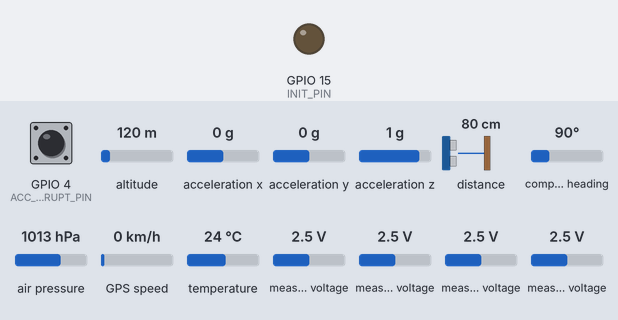
The sketch below on a simulated ESP8266 (NodeMCU). On the bench: output pins drawn as LEDs (lit = HIGH). Wiring (inferred from the names in the program): MPU-9250 motion sensor at I2C address 0x68. The inputs (shaded band) are chosen by the test bench; at power-on: GPIO 4 (ACC_INTERRUPT_PIN) HIGH, altitude 120 m, acceleration x 0 g, acceleration y 0 g, acceleration z 1 g, distance to the obstacle 80 cm, compass heading 90°, air pressure 1013 hPa, GPS speed 0 km/h, temperature 24 °C, measured voltage 2.5 V. WiFi joins after 1.5 s; servers stay silent unless stated; the GPS gets a fix after 3 s at 37.7749, -122.4194 with 8 satellites; pins used as bus, display or sensor lines are not drawn; what the sketch prints to the serial monitor is not drawn. At 7.0 s the program puts the board to deep sleep or switches it off; the recording ends there.

Above: at 0.1 s.
Timing chart, 0 to 1.9 s (numbered marks = the images above):
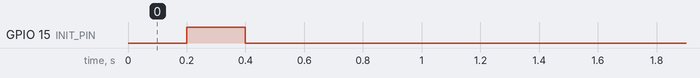

The sketch:

mainProgram.ino
```cpp
// (licence header left out)
//// IMPORT EXTERNAL LIBRARIES ////
#include "System_Configuration.h"  // System configuration.
#include "Sensors.h"               // Sensor-related miscellaneous.
#include "Interruptions.h"         // Wake on Motion & Deep Sleep.
#include "REST_Server.h"           // REST Server API.
#include "GPS_A2235.h"             // GPS receiver.

//----------------------------------------------------------------------
// Initial configuration.
//----------------------------------------------------------------------
void setup() {
    // Initial system configuration.
    init_setup();

    // GPS receiver configuration.
    setupGPS();

    // Pressure sensor configuration.
    bmp280_setup();

    // REST server configuration.
    setupHTTP();

    // Interruptions configuration.
    wakeOnMotion_setup();
}

//----------------------------------------------------------------------
// Runtime execution.
//----------------------------------------------------------------------
void loop() {
    // Salinity measure.
    double meanSalinity = salinityOBJ.getSalinity();

    // Humidity measure.
    double meanHumidity = humidityOBJ.getHumidity();

    // Temperature measure.
    double temperature_v1 = tempOBJ.getTemperature();

    // Light intensity measure.
    unsigned int lightState = lightOBJ.getLuminosityState();
    lightOBJ.printLightState();
    lightOBJ.printCalibrationReading();

    // Rainfall measure.
    double rainfall = rainOBJ.getRainfall();
    printSensorReading(rainfall, "Vase volume", "l");
    Serial.println();

    // Barometric pressure / Altitude measures.
    double barometricPressure = bmp280Pressure();
    double altitude = bmp280Altitude();
    double temperature_v2 = bmp280Temperature();
    bmp280_loop();

    // Send data over to the server.
    loopHTTP(meanSalinity, meanHumidity, temperature_v1,
             lightState, barometricPressure, altitude,
             rainfall);

    humidityOBJ.printCalibrationReading();

    // Geolocation (NMEA messages).
    loopGPS();

    // Hibernation mode.
    deepSleep_loop(HIBERNATION_TIME);
}
```

ADC_API.h
```cpp
// (licence header left out)
#ifndef ADC_API_H
#define ADC_API_H

#include <Adafruit_ADS1015.h>

#endif
```

BMP280.cpp
```cpp
// (licence header left out)
#include "BMP280.h"

//----------------------------------------------------------------------
// BMP280 sensor constructor. It initializes all member variables.
//----------------------------------------------------------------------
BMP280::BMP280(Adafruit_BMP280 * const bmpAddress)
    : bmpAddress(bmpAddress)
{}

//----------------------------------------------------------------------
// It initializes communication with the sensor and sets it up.
//----------------------------------------------------------------------
void BMP280::setup() const {
    // Check communication with the sensor
    if (!(*(this->bmpAddress)).begin()) {
        Serial.println("BMP280 sensor could not be found!");
        // Stop program flow with infinite loop
        while (1);
    }
    else {
        Serial.println("BMP280 sensor found!");
    }

    // Default settings from datasheet
    defaultSampling();
}

void BMP280::defaultSampling() const {
    (*(this->bmpAddress)).setSampling(Adafruit_BMP280::MODE_NORMAL,       // Operating Mode
                                      Adafruit_BMP280::SAMPLING_X2,       // Temperature oversampling
                                      Adafruit_BMP280::SAMPLING_X16,      // Pressure oversampling
                                      Adafruit_BMP280::FILTER_X16,        // Filtering
                                      Adafruit_BMP280::STANDBY_MS_500);   // Standby time
}

//----------------------------------------------------------------------
// Ambient temperature reading. It returns the current temperature (º C).
//----------------------------------------------------------------------
double BMP280::getTemperature() const {
    double temperature = bmpAddress->readTemperature();

    return temperature;
}

//----------------------------------------------------------------------
// Barometric pressure reading. It returns the current pressure (hPa).
//----------------------------------------------------------------------
double BMP280::getPressure() const {
    double pressure = (bmpAddress->readPressure()) / 100;

    return pressure;
}

//----------------------------------------------------------------------
// Altitude reading. It returns the current altitude (m).
//----------------------------------------------------------------------
double BMP280::getAltitude() const {
    double pressure = (bmpAddress->readPressure()) / 100;
    double altitude = bmpAddress->readAltitude(pressure + 1);

    return altitude;
}

//----------------------------------------------------------------------
// It prints out all magnitude readings into the Serial Monitor.
//----------------------------------------------------------------------
void BMP280::printReadings() const {
    // Pressure (hPa)
    Serial.print("Pressure\t=\t");
    Serial.print(bmpAddress->readPressure() / 100);
    Serial.println(" (hPa)");

    // Altitude (m)
    Serial.print("Altitude\t=\t");
    double pressure = bmpAddress->readPressure() / 100;
    Serial.print(bmpAddress->readAltitude(pressure + 1));
    Serial.println(" (m)");

    // Temperature (º C)
    Serial.print("Temperature\t=\t");
    Serial.print(bmpAddress->readTemperature());
    Serial.println(" (º C)");

    // Line break to separate readings
    Serial.println();
}
```

BMP280.h
```cpp
// (licence header left out)
#ifndef BMP280_H
#define BMP280_H

#include <Adafruit_BMP280.h>

//----------------------------------------------------------------------
// BMP280 sensor class definition.
//----------------------------------------------------------------------
class BMP280 {
private:
    Adafruit_BMP280 * bmpAddress;

// MEMBER FUNCTIONS - DECLARATIONS
private:
    void defaultSampling() const;

public:
    BMP280(Adafruit_BMP280 * bmpAddress);   // Default constructor.
    void setup() const;                     // Set up the sensor (configuration).
    void printReadings() const;             // Print out sensor readings.
    double getTemperature() const;          // Return ambient temperature reading.
    double getPressure() const;             // Return barometric pressure reading.
    double getAltitude() const;             // Return altitude reading.
};

#endif
```

GPS_A2235.h
```cpp
// (licence header left out)
//// USAGE INSTRUCTIONS ////
/***************************************************
    - Connect RXI to pin 12 on the MCU (ESP8266).
    - Connect TXO to pin 13 on the MCU (ESP8266).
    - Connect pin 15 to pin 15 on the MCU (ESP8266).
****************************************************/

#ifndef GPS_A2235_H
#define GPS_A2235_H

#include <TinyGPS++.h>
#include <SoftwareSerial.h>

//// MACROS ////
#define RX_PIN      12      // GPS RXI
#define TX_PIN      13      // GPS TX0
#define INIT_PIN    15      // GPS init pin
#define GPS_BAUD    4800    // Serial communication speed

//// OBJECT DECLARATIONS ////
TinyGPSPlus gps;                               // GPS object
SoftwareSerial softwareSerial(RX_PIN, TX_PIN); // Virtual UART (software)

//// FUNCTIONS ////
static void smartDelay(unsigned long ms) {
    unsigned long start = millis();
    do {
        while(softwareSerial.available()) {
            // Read from GPS
            gps.encode(softwareSerial.read());
        }
    } while((millis() - start) < ms);
}

// Turn GPS on/off by sending a rectangular pulse through the signal
void switchOnOff() {
    digitalWrite(INIT_PIN, LOW);
    delay(200);
    digitalWrite(INIT_PIN, HIGH);
    delay(200);
    digitalWrite(INIT_PIN, LOW);
}

void setupGPS() {
    Serial.begin(9600);             // Communication stream with IDE serial monitor (USB)
    softwareSerial.begin(GPS_BAUD); // Communication stream with the GPS (software)

    // Turn the GPS ON/OFF
    pinMode(INIT_PIN, OUTPUT);
    switchOnOff();

    // Print out data stream format with units (NMEA message)
    Serial.println("----------------------------------------------------------------------------------------------------------");
    Serial.println("DATE (MM/DD/YY)  TIME (HH:MM:SS)  LATITUDE (deg)  LONGITUDE (deg) ALTITUDE (ft)  COURSE (deg)  SPEED (mph)");
    Serial.println("----------------------------------------------------------------------------------------------------------");
}

void loopGPS() {
    char gpsDate[10];
    char gpsTime[10];

    // Check for NMEA messages
    if(gps.location.isValid()) {
        // Date data string
        sprintf(gpsDate, "%d/%d/%d", gps.date.month(), gps.date.day(), gps.date.year());

        // Time data string
        sprintf(gpsTime, "%d:%d:0%d", gps.time.hour(), gps.time.minute(), gps.time.second());

        // Print out data stream format (NMEA message)
        Serial.print("DATE\t");
        Serial.print("\tTIME\t");
        Serial.print("\tLATITUDE\t");
        Serial.print("LONGITUDE\t");
        Serial.print("ALTITUDE\t");
        Serial.print("COURSE\t");
        Serial.println("\tSPEED");

        // Print out received data
        Serial.print(gpsDate);
        Serial.print("\t");
        Serial.print(gpsTime);
        Serial.print("\t");
        Serial.print(gps.location.lat(), 6);
        Serial.print("\t");
        Serial.print(gps.location.lng(), 6);
        Serial.print("\t");
        Serial.print(gps.altitude.feet());
        Serial.print("\t\t");
        Serial.print(gps.course.deg(), 2);
        Serial.print("\t\t");
        Serial.println(gps.speed.mph(), 2);
    }

    // No NMEA messages
    else {
        Serial.print("Satellites in view: ");
        Serial.println(gps.satellites.value());
    }

    // Line break between readings
    Serial.println();

    // Wait between readings
    smartDelay(3000);
}

#endif
```

HumiditySensor.cpp
```cpp
// (licence header left out)
#include "HumiditySensor.h"

//----------------------------------------------------------------------
// Salinity sensor constructor. It initializes all member variables.
//----------------------------------------------------------------------
HumiditySensor::HumiditySensor(Adafruit_ADS1115 * const adcAddress,
                               unsigned int const outputPin,
                               unsigned int const numReadings,
                               int16_t const lowerBound,
                               int16_t const upperBound)
    : adcAddress(adcAddress)
    , outputPin(outputPin)
    , numReadings(numReadings)
    , lowerBound(lowerBound)
    , upperBound(upperBound)
{}

//----------------------------------------------------------------------
// Several humidity readings. It returns the mean average (%).
//----------------------------------------------------------------------
double HumiditySensor::getHumidity() const {
    // Floating-point for precision (prevent overflow)
    double averageReading = 0.0;
    double percentageSum = 0.0;
    double const minPercentage = 0.0, maxPercentage = 100.0;

    for(unsigned int i = 0; i < this->numReadings; i++) {
        // Get new reading
        int16_t reading = this->readADC();

        // Convert reading to percentage and add it up
        percentageSum += mapFloatingPoint(reading, minPercentage, maxPercentage);
    }

    // Get mean average
    averageReading = percentageSum / this->numReadings;

    // Safety net (value within bounds)
    this->safeValues(&averageReading);

    return averageReading;
}

//----------------------------------------------------------------------
// Single ADC reading. It returns a signed integer (16-bit).
//----------------------------------------------------------------------
int16_t HumiditySensor::readADC() const {
    // Wait for sensor to settle
    delay(50);

    // Get reading
    int16_t reading = (*(this->adcAddress)).readADC_SingleEnded(this->outputPin);

    return reading;
}

//----------------------------------------------------------------------
// It makes sure the provided reading doesn't exceed percentage bounds.
//----------------------------------------------------------------------
double HumiditySensor::safeValues(double * const reading) const {
    double const maxPercentage = 100.0;
    double const minPercentage = 0.0;

    if(*reading > maxPercentage) {
        *reading = maxPercentage;
    }
    else if(*reading < minPercentage) {
        *reading = minPercentage;
    }
}

//----------------------------------------------------------------------
// Analogous to "map()", but this one uses floating-point arithmetic and
// old range parameters are known. It returns the mapped value.
//----------------------------------------------------------------------
double HumiditySensor::mapFloatingPoint(int16_t const adcReading,
                                        double const newLowerBound,
                                        double const newUpperBound) const {
    int16_t oldUpperBound = this->upperBound;
    int16_t oldLowerBound = this->lowerBound;
    int16_t oldRange = oldUpperBound - oldLowerBound;
    double newRange = newUpperBound - newLowerBound;

    return ((((adcReading - oldLowerBound) * newRange) / oldRange) + newLowerBound);
}

//----------------------------------------------------------------------
// It prints out the current voltage (V) into the Serial Monitor for
// calibration purposes.
//----------------------------------------------------------------------
void HumiditySensor::printCalibrationReading() const {
    Serial.print("Humidity = ");
    Serial.print(this->readADC());
    Serial.println(" (ADC reading)");
}
```

HumiditySensor.h
```cpp
// (licence header left out)
#ifndef HUMIDITYSENSOR_H
#define HUMIDITYSENSOR_H

#include "ADC_API.h"

// ---------------------------------------------------
// Humidity (soil moisture) sensor class definition.
// ---------------------------------------------------
class HumiditySensor {
private:
    Adafruit_ADS1115 * adcAddress;
    unsigned int outputPin;
    unsigned int numReadings;
    int16_t lowerBound;
    int16_t upperBound;

// MEMBER FUNCTIONS - DECLARATIONS
private:
    int16_t readADC() const;                                // Return ADC reading.
    double safeValues(double * reading) const;              // Return reading within [0, 100] range.
    double mapFloatingPoint(int16_t adcReading,
                            double outLowerBound,
                            double outUpperBound) const;    // Floating-point compliant "map()".

public:
    HumiditySensor(Adafruit_ADS1115 * adcAddress,
                   unsigned int outputPin,
                   unsigned int numReadings,
                   int16_t lowerBound,
                   int16_t upperBound);         // Default constructor.
    double getHumidity() const;                 // Return mean humidity (%).
    void printCalibrationReading() const;       // Print voltage value for calibration.
};

#endif
```

Interruptions.h
```cpp
// (licence header left out)
//// USAGE INSTRUCTIONS ////
/**************
// GND - GND
// VCC - VCC
// SDA - Pin 2
// SCL - Pin 14
***************/

#ifndef INTERRUPTIONS_H
#define INTERRUPTIONS_H

//// DEPENDENCIES ////
#ifndef WIRE_H
#define WIRE_H

#include <Wire.h>     // I2C communication protocol library

#endif

//// MACROS ////
#define HIBERNATION_TIME            10

#define MPU9250_ADDRESS             0x68
#define WAKE_ON_MOTION_THRESHOLD    0x1F

#define POWER_MANAGEMENT_1          0x6B
#define POWER_MANAGEMENT_2          0x6C

#define INTERRUPTION_PIN_CFG        0x37
#define INTERRUPTION_ENABLE         0x38

#define MOTION_DETECTION_CTRL       0x69
#define ACC_FULL_SCALE_16_G         0x18
#define ACCEL_CONFIG_2              0x1D
#define LP_ACCEL_ODR                0x1E

#define ACC_INTERRUPT_PIN           4

//// FUNCTION PROTOTYPES ////
void ICACHE_RAM_ATTR handleInterruption();  // Store in RAM

void I2Cread(uint8_t accAddress, uint8_t memRegister, uint8_t numBytes, uint8_t *Data) {
   Wire.beginTransmission(accAddress);
   Wire.write(memRegister);
   Wire.endTransmission();

   Wire.requestFrom(accAddress, numBytes);
   uint8_t index = 0;
   while (Wire.available()) {
      Data[index++] = Wire.read();
   }
}

void I2CwriteByte(uint8_t accAddress, uint8_t memRegister, uint8_t Data) {
   Wire.beginTransmission(accAddress);
   Wire.write(memRegister);
   Wire.write(Data);
   Wire.endTransmission();
}

void setupAccelerometer(int accAddress) {
   Serial.println("Setting up the acelerometer...");

   // Acelerometer setup
   uint8_t reg = 28;
   I2CwriteByte(accAddress, reg, ACC_FULL_SCALE_16_G);
}

void accWakeOnMotionConfig(int accAddress) {
   // Wake on Motion configuration (accelerometer)
   I2CwriteByte(accAddress, POWER_MANAGEMENT_1, 0);
   I2CwriteByte(accAddress, POWER_MANAGEMENT_2, 7);
   I2CwriteByte(accAddress, ACCEL_CONFIG_2, 9);
   I2CwriteByte(accAddress, INTERRUPTION_ENABLE, 64);
   I2CwriteByte(accAddress, MOTION_DETECTION_CTRL, 192);
   I2CwriteByte(accAddress, WAKE_ON_MOTION_THRESHOLD, 10);    // [0 - 255] -> 8 bits
   I2CwriteByte(accAddress, LP_ACCEL_ODR, 3);                 // [0 - 16]  -> 4 bits
   I2CwriteByte(accAddress, POWER_MANAGEMENT_1, 32);
   I2CwriteByte(accAddress, INTERRUPTION_PIN_CFG, 128);

   // Read from intStatus in order to deactivate the interruption
   uint8_t status[1];
   I2Cread(accAddress, 0x3A, 1, status);
}

void interruptionConfig(int interruptionPin) {
   // Set interruption pin (to be monitored)
   pinMode(interruptionPin, INPUT_PULLUP);

   // Link interruption to the pin, function and threshold (trigger upon CHANGE)
   attachInterrupt(digitalPinToInterrupt(interruptionPin), handleInterruption, CHANGE);
}

void handleInterruption() {
   // Read from intStatus to deactivate the interruption
   uint8_t intStatus[1];
   I2Cread(MPU9250_ADDRESS, 0x3A, 1, intStatus);
}

void wakeOnMotion_setup() {
   Wire.begin();
   interruptionConfig(ACC_INTERRUPT_PIN);
   setupAccelerometer(MPU9250_ADDRESS);
   accWakeOnMotionConfig(MPU9250_ADDRESS);
}

void deepSleep_loop(unsigned int sleepTime) {
   Serial.println("Hibernation mode! (10 s)");
   ESP.deepSleep(sleepTime * 1000000);
}

#endif
```

Source omitted: LuminositySensor.cpp (4369 bytes), LuminositySensor.h (1579 bytes), REST_Server.h (8876 bytes), RainGauge.cpp (2087 bytes), RainGauge.h (1094 bytes), SalinitySensor.cpp (4551 bytes), SalinitySensor.h (1820 bytes), Sensors.h (3278 bytes), TemperatureSensor.cpp (4672 bytes), TemperatureSensor.h (1991 bytes), System_Configuration.h (2156 bytes)
